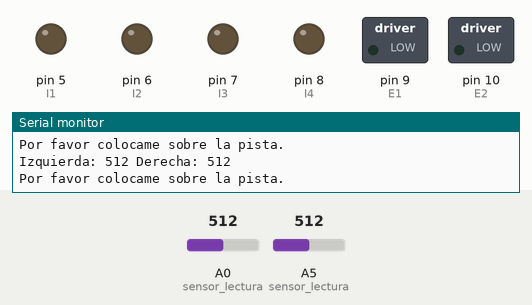
Recording of a sketch running on a simulated Arduino Uno, built with avr-gcc and run on an emulated ATmega328P. Shown: switched loads named in the sketch (green lamp = pin HIGH), output pins drawn as LEDs (lit = HIGH), the last lines printed to the serial monitor. Dashed ring = blinking. Inputs (shaded band) come from the test bench; at power-on: A0 (sensor_lectura) = 512, A5 (sensor_lectura) = 512.

Above: at 1.2 s.
1.3 s: A0 (sensor_lectura) set to 407
4.3 s: A0 (sensor_lectura) set to 389
At 4.7 s:
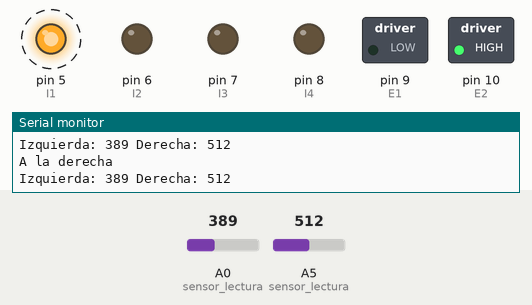
7.3 s: A5 (sensor_lectura) set to 390
At 7.72 s:
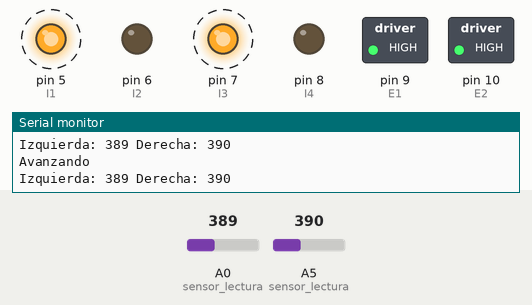
10.3 s: A0 (sensor_lectura) set to 410
At 10.74 s:
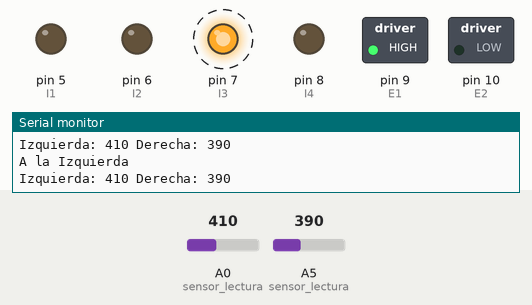
13.3 s: A0 (sensor_lectura) set to 390
At 13.61 s:
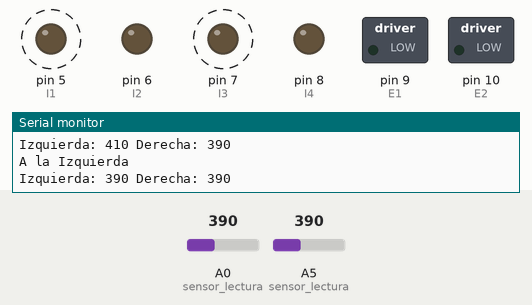
16.3 s: A0 (sensor_lectura) set to 511
At 16.33 s:
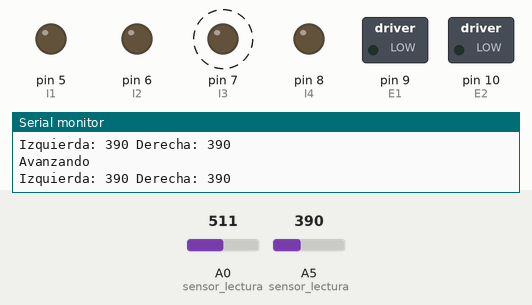
Timing chart, 0 to 20.3 s (numbered marks = the images above; inputs shaded):
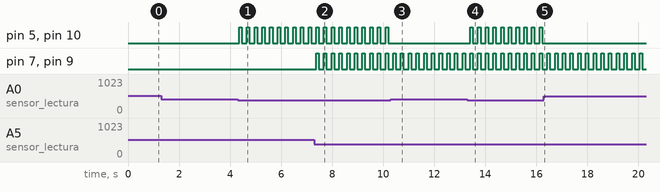

Measured:
- the behaviour switches between 400 and 399 on A0 (sensor_lectura) (found by bisection; images 0 and 1)
- after the input at 4.3 s, pin 5 (I1), pin 10 (E2): alternates HIGH for 0.10 s and LOW for 0.20 s, starting after 0.06 s
- after the input at 7.3 s, pin 7 (I3), pin 9 (E1): alternates HIGH for 0.10 s and LOW for 0.20 s, starting after 0.08 s
- after the input at 10.3 s, pin 5 (I1), pin 10 (E2): stops changing and stays LOW
- after the input at 13.3 s, pin 5 (I1), pin 10 (E2): alternates HIGH for 0.10 s and LOW for 0.20 s, starting after 0.11 s
- after the input at 16.3 s, pin 5 (I1), pin 10 (E2): stops changing and stays LOW

The sketch:

line_follower.ino
```cpp
// Seguidor de Líneas

int E1 = 9; //  Enable para L293D
int I1 = 5; //  Pin IN L293D
int I2 = 6; //  Pin IN L293D

int E2 = 10; // Enable para L293D
int I3 = 7; //  Pin IN L293D
int I4 = 8; //  Pin IN L293D

int speed = 100;
boolean direction = 1; // 1 (true) indica adelante, 0 indica reversa
int izq = 0;
int der = 0;

int limite = 400; // Valor inicial para la pista

void setup()
{
    enciende_motores();
    Serial.begin(9600);
}

void loop()
{
    sensor_lectura();
    avanza_robot();
    delay(1);
}

void sensor_lectura()
{
    //Canales de Entrada y salida para los sensores. Sólo será salida.
    izq = analogRead(A0);
    der = analogRead(A5);
    Serial.print("Izquierda: ");
    Serial.print(izq);
    Serial.print(" Derecha: ");
    Serial.println(der);
}

void avanza_robot(){
    if ( izq < limite && der < limite ) {
        // El robot se desplazará siempre que los sensores estén en una superficie menor al valor establecido
          digitalWrite(E1, HIGH);
          digitalWrite(E2, HIGH);
          digitalWrite(I1, HIGH);
          digitalWrite(I3, HIGH);
          digitalWrite(I2, LOW);
          digitalWrite(I4, LOW);
        delay(100);

        digitalWrite(E1, LOW);
          digitalWrite(E2, LOW);
          digitalWrite(I1, LOW);
          digitalWrite(I3, LOW);
          digitalWrite(I2, LOW);
          digitalWrite(I4, LOW);
        delay(200);

        Serial.println("Avanzando");
    }
    else if ( izq > limite && der < limite) {
          digitalWrite(E1, HIGH);
          digitalWrite(I3, HIGH);
          digitalWrite(I4, LOW);

           digitalWrite(E2, LOW);
          digitalWrite(I1, LOW);
          digitalWrite(I2, LOW);

        delay(100);

       digitalWrite(E1, LOW);
          digitalWrite(I3, LOW);
          digitalWrite(I4, LOW);

           digitalWrite(E2, LOW);
          digitalWrite(I1, LOW);
          digitalWrite(I2, LOW);

       delay(200);

        Serial.println("A la Izquierda");
    }
    else if ( izq < limite && der > limite) {
          digitalWrite(E1, LOW);
          digitalWrite(I3, LOW);
          digitalWrite(I4, LOW);

          digitalWrite(E2, HIGH);
          digitalWrite(I1, HIGH);
          digitalWrite(I2, LOW);

     delay(100);

 digitalWrite(E1, LOW);
          digitalWrite(I3, LOW);
          digitalWrite(I4, LOW);

          digitalWrite(E2, LOW);
          digitalWrite(I1, LOW);
          digitalWrite(I2, LOW);
delay(200);

        Serial.println("A la derecha");
    }
    else if  (izq >= limite && der >= limite) {    // En caso de que los dos sensores estén sobre la línea negra o cualquier otra superficie con valor elevado
                                                  //el seguidor de líneas se detendrá
          digitalWrite(E1, LOW);
          digitalWrite(E2, LOW);
          digitalWrite(I1, LOW);
          digitalWrite(I3, LOW);
          digitalWrite(I2, LOW);
          digitalWrite(I4, LOW);
        Serial.println("Por favor colocame sobre la pista.");
    }
}

void enciende_motores()
{
    // Salidas
    pinMode(I1, OUTPUT);
    pinMode(I2, OUTPUT);
    pinMode(I3, OUTPUT);
    pinMode(I4, OUTPUT);
    pinMode(E1, OUTPUT);
    pinMode(E2, OUTPUT);

    // Motor
    analogWrite(E1, 0);
    analogWrite(E2, 0);
    digitalWrite(I1, 1);
    digitalWrite(I2, 0);
    digitalWrite(I3, 1);
    digitalWrite(I4, 0);
}

//Desarrollo y programación seguidor de líneas Luis Fragoso
```
